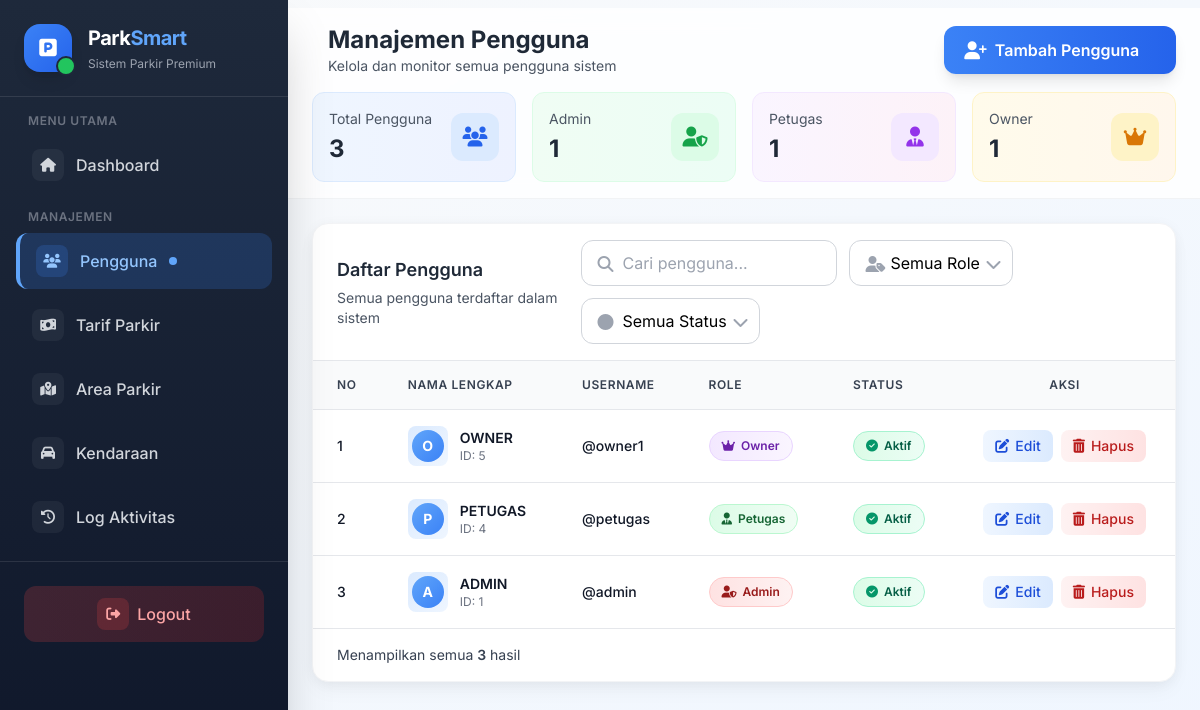
Screenshot of /views/admin/user.php (signed in) with the database file from the repository.
### tables this page shows
CREATE TABLE `tb_user` (
  `id_user` int NOT NULL,
  `nama_lengkap` varchar(50) NOT NULL,
  `username` varchar(50) NOT NULL,
  `password` varchar(100) NOT NULL,
  `role` enum('admin','petugas','owner') NOT NULL,
  `status_aktif` tinyint(1) NOT NULL
);

### views/admin/user.php (the view, shortened to what the rows shown need)
<?php
include_once __DIR__ . '/../../controllers/c_users.php';
include '../templates/header.php';
?>
<div class="flex min-h-screen">
  <?php include '../templates/sidebar.php'; ?>
  <div class="flex-1 md:ml-72 pt-2 transition-all duration-300">
    <header class="sticky top-0 z-30 bg-white/80 backdrop-blur-md border-b border-gray-200/50">
      <div class="flex items-center justify-between px-6 py-4">
        <div class="flex items-center space-x-4">
          <div>
            <h1 class="text-2xl font-bold text-gray-800">Manajemen Pengguna</h1>
          </div>
        </div>
      </div>
    </header>
    <main class="p-6">
      <div class="bg-white rounded-2xl shadow-soft border border-gray-100 overflow-hidden animate-fade-in">
        <div class="px-6 py-4 border-b border-gray-200 flex flex-col sm:flex-row sm:items-center justify-between">
          <div>
            <h2 class="text-lg font-semibold text-gray-800">Daftar Pengguna</h2>
          </div>
        </div>
        <div class="overflow-x-auto">
          <table class="min-w-full divide-y divide-gray-200">
            <thead class="bg-gray-50">
              <tr>
                <th class="px-6 py-4 text-left text-xs font-semibold text-gray-700 uppercase tracking-wider">No</th>
                <th class="px-6 py-4 text-left text-xs font-semibold text-gray-700 uppercase tracking-wider">Nama Lengkap</th>
                <th class="px-6 py-4 text-left text-xs font-semibold text-gray-700 uppercase tracking-wider">Username</th>
                <th class="px-6 py-4 text-left text-xs font-semibold text-gray-700 uppercase tracking-wider">Role</th>
                <th class="px-6 py-4 text-left text-xs font-semibold text-gray-700 uppercase tracking-wider">Status</th>
                <th class="px-6 py-4 text-left text-xs font-semibold text-gray-700 uppercase tracking-wider text-center">Aksi</th>
              </tr>
            </thead>
            <tbody class="bg-white divide-y divide-gray-200">
              <?php
              if (!empty($data_user)) :
                  $no = ($current_page - 1) * $limit + 1;
                  foreach ($data_user as $row):
              ?>
              <tr class="hover:bg-gray-50/50 transition-all duration-200 animate-slide-in" style="animation-delay: <?= ($no % 10) * 0.05 ?>s;">
                <td class="px-6 py-4 whitespace-nowrap">
                  <div class="text-sm font-medium text-gray-900"><?= $no++ ?></div>
                </td>
                <td class="px-6 py-4 whitespace-nowrap">
                  <div class="flex items-center">
                    <div class="w-10 h-10 rounded-lg bg-gradient-to-br from-blue-100 to-blue-50 flex items-center justify-center mr-3">
                      <div class="w-8 h-8 rounded-full bg-gradient-to-br from-primary-400 to-primary-500 flex items-center justify-center text-white text-sm font-bold">
                        <?= strtoupper(substr($row->nama_lengkap, 0, 1)) ?>
                      </div>
                    </div>
                    <div>
                      <div class="text-sm font-semibold text-gray-900"><?= htmlspecialchars($row->nama_lengkap) ?></div>
                      <div class="text-xs text-gray-500">ID: <?= $row->id_user ?></div>
                    </div>
                  </div>
                </td>
                <td class="px-6 py-4 whitespace-nowrap">
                  <div class="text-sm text-gray-900 font-medium">@<?= htmlspecialchars($row->username) ?></div>
                </td>
                <td class="px-6 py-4 whitespace-nowrap">
                  <?php
                  $roleColors = [
                    'admin' => 'from-red-100 to-red-50 text-red-800 border-red-200',
                    'petugas' => 'from-green-100 to-green-50 text-green-800 border-green-200',
                    'owner' => 'from-purple-100 to-purple-50 text-purple-800 border-purple-200'
                  ];
                  $roleIcons = [
                    'admin' => 'fa-user-shield',
                    'petugas' => 'fa-user-tie',
                    'owner' => 'fa-crown'
                  ];
                  ?>
                  <span class="inline-flex items-center px-3 py-1.5 rounded-full text-xs font-semibold bg-gradient-to-r <?= $roleColors[$row->role] ?? 'from-gray-100 to-gray-50 text-gray-800 border-gray-200' ?> border">
                    <i class="fas <?= $roleIcons[$row->role] ?? 'fa-user' ?> mr-1.5"></i>
                    <?= htmlspecialchars(ucfirst($row->role)) ?>
                  </span>
                </td>
                <td class="px-6 py-4 whitespace-nowrap">
                  <span class="inline-flex items-center px-3 py-1.5 rounded-full text-xs font-semibold <?= $row->status_aktif == 1 ? 'bg-gradient-to-r from-green-100 to-emerald-50 text-emerald-800 border border-emerald-200' : 'bg-gradient-to-r from-red-100 to-rose-50 text-rose-800 border border-rose-200' ?>">
                    <?php if($row->status_aktif == 1): ?>
                      <i class="fas fa-check-circle mr-1.5 text-emerald-600"></i>
                      Aktif
                    <?php else: ?>
                      <i class="fas fa-times-circle mr-1.5 text-rose-600"></i>
                      Non-Aktif
                    <?php endif; ?>
                  </span>
                </td>
                <td class="px-6 py-4 whitespace-nowrap text-center">
                  <div class="flex items-center justify-center space-x-2">
                    <button onclick="openEdit(
                        '<?= $row->id_user ?>',
                        '<?= htmlspecialchars($row->nama_lengkap) ?>',
                        '<?= htmlspecialchars($row->username) ?>',
                        '<?= $row->role ?>',
                        '<?= $row->status_aktif ?>'
                    )" class="inline-flex items-center px-3 py-1.5 bg-gradient-to-r from-blue-50 to-blue-100 hover:from-blue-100 hover:to-blue-200 text-blue-700 rounded-lg text-sm font-medium transition-all duration-200 hover:shadow-sm">
                      <i class="fas fa-edit mr-1.5"></i> Edit
                    </button>
                    <form action="../../controllers/c_users.php?aksi=hapus" method="post" class="inline" onsubmit="return confirm('Yakin ingin menghapus pengguna ini?')">
                      <button type="submit" class="inline-flex items-center px-3 py-1.5 bg-gradient-to-r from-red-50 to-red-100 hover:from-red-100 hover:to-red-200 text-red-700 rounded-lg text-sm font-medium transition-all duration-200 hover:shadow-sm">
                        <i class="fas fa-trash-alt mr-1.5"></i> Hapus
                      </button>
                    </form>
                  </div>
                </td>
              </tr>
              <?php
                  endforeach;
              endif; ?>
            </tbody>
          </table>
        </div>
      </div>
    </main>
  </div>
</div>
<?php include '../templates/footer.php'; ?>

### rows the page displays
tb_user: nama_lengkap "O", nama_lengkap "OWNER", id_user "5", username "owner1", role "Owner", status_aktif 1 (drawn)
tb_user: nama_lengkap "P", nama_lengkap "PETUGAS", id_user "4", username "petugas", role "Petugas", status_aktif 1 (drawn)
tb_user: nama_lengkap "A", nama_lengkap "ADMIN", id_user "1", username "admin", role "Admin", status_aktif 1 (drawn)

### other values shown
$total_data "3"
$jumlah_admin "1"
$jumlah_petugas "1"
$jumlah_owner "1"
